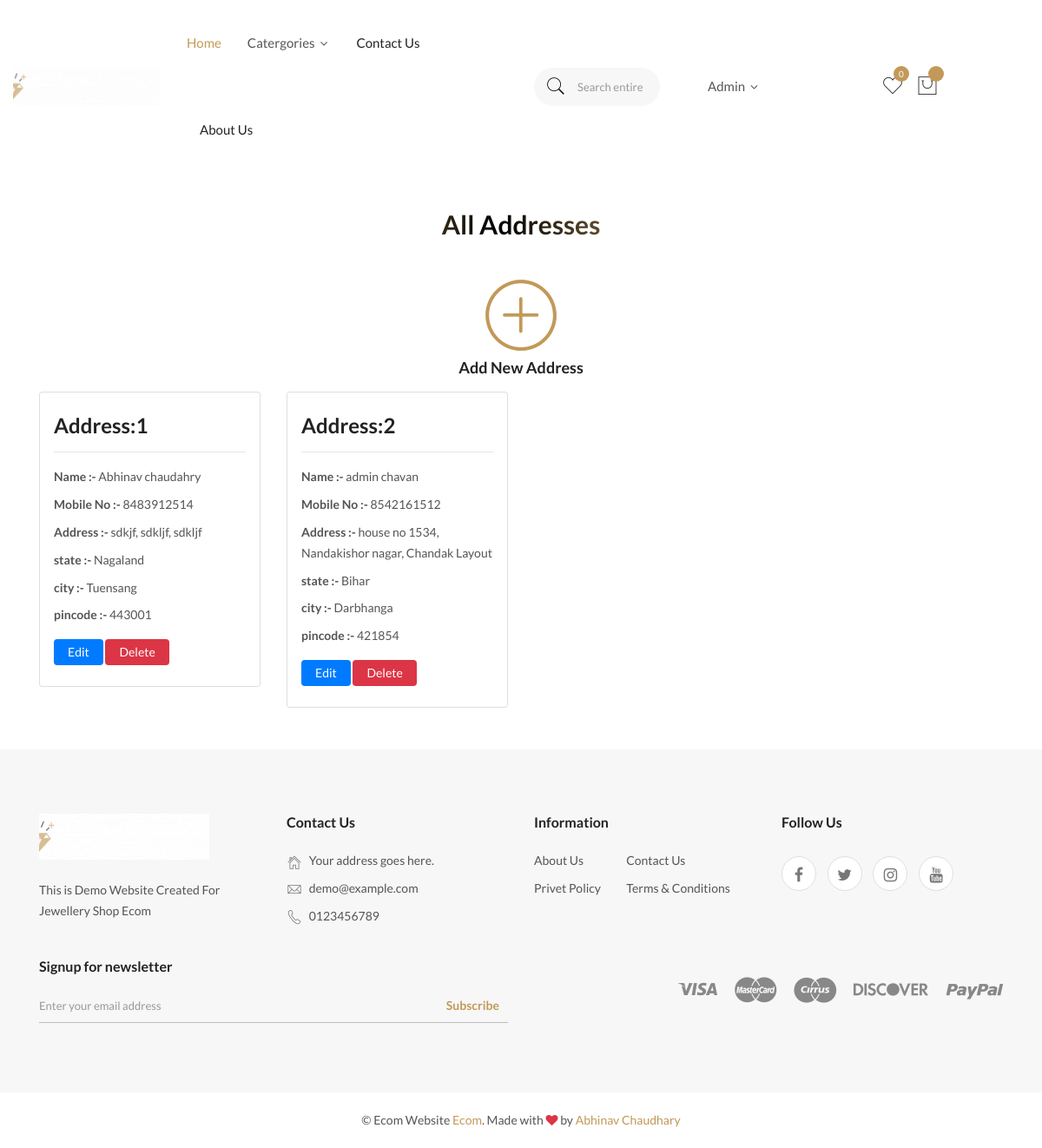
The page /address/ (signed in) on the database its author committed.
### app/models.py (models this page shows)
class Addresses(models.Model):
    user = models.ForeignKey(User,on_delete=models.CASCADE,null=True,blank=True)
    first_name = models.CharField(max_length=100,null=True,blank=True)
    last_name = models.CharField(max_length=100,null=True,blank=True)
    houseNo = models.CharField(max_length=200,null=True,blank=True)
    area = models.CharField(max_length=200,null=True,blank=True)
    landmark = models.CharField(max_length=200,null=True,blank=True)
    mobileNo = models.CharField(max_length=120,null=True,blank=True)
    city = models.CharField(max_length=100)
    state = models.CharField(max_length=100)
    pin = models.CharField(max_length=100)
    date = models.DateField(auto_created=True)

### app/views.py (the view)
# urls.py: path('address/',views.address,name="address"),
@login_required
def address(request):
    user = request.user
    adr = Addresses.objects.filter(user=user)
    return render(request, 'Address/address.html',{'adr':adr})

### app/templates/Address/address.html
{% extends 'base.html' %}
{% load static %}
{% block mainbody %}
<main>
    <div class="my-5">
        <div class="container">
            <div class="member-area-from-wrap">
                <div class="row">
                    <div class="col-lg-6 mx-auto">
                            <div class="section-title text-center">
                                <h2 class="title">All Addresses</h2>
                            </div>
                    </div>
                </div>
                    <div class="row">
                        <div class="col-lg-12 ">
                            <a href="{% url 'newAddress' %}">
                                <div class="text-center mb-3">
                                <img src="{% static 'assets/img/addbtn.png' %}" alt="img" height="100px" class="bounce"  >
                              <h5 class="mb-3">Add New Address</h5>
                            </div>
                            </a>
                        </div>
                    </div>
                    <div class="row">
                        {% for i in adr %}
                        <div class="col-lg-3">
                            <div class="card py-4 ">
                                <div class="mx-3">
                                    <h3><strong>Address:</strong>{{forloop.counter}}</h3>
                                    <hr>
                                    <p><strong>Name :- </strong> {{i.first_name}} {{i.last_name}}</p>
                                    <p><strong>Mobile No :- </strong> {{i.mobileNo}}</p>
                                    <p><strong>Address :- </strong>{{i.houseNo}}, {{i.area}}, {{i.landmark}}</p>
                                    <p><strong>state :- </strong> {{i.state}}</p>
                                    <p><strong>city :- </strong> {{i.city}}</p>
                                    <p><strong>pincode :- </strong> {{i.pin}}</p>
                                    <div class="mt-3">
                                        <a href="{% url 'adr_edit' i.id %}" class="btn btn-primary py-2 px-3 bg-primary text-white">Edit</a>
                                        <a href="" class="btn btn-danger py-2 px-3 bg-danger text-white">Delete</a>
                                    </div>
                                </div>
                            </div>
                        </div>
                        {% endfor %}
                    </div>
            </div>
        </div>
    </div>
</main>
{% endblock mainbody %}

### app/templates/base.html (shortened to what this page needs)
{% load static %}
<!doctype html>
<html  lang="en">
<head>
    <link rel="stylesheet" href="{% static 'assets/css/vendor/bootstrap.min.css' %}">
    <link rel="stylesheet" href="{% static 'assets/css/vendor/pe-icon-7-stroke.css' %}">
    <link rel="stylesheet" href="{% static 'assets/css/vendor/font-awesome.min.css' %}">
    <link rel="stylesheet" href="{% static 'assets/css/plugins/slick.min.css' %}">
    <link rel="stylesheet" href="{% static 'assets/css/plugins/animate.css' %}">
    <link rel="stylesheet" href="{% static 'assets/css/plugins/nice-select.css' %}">
    <link rel="stylesheet" href="{% static 'assets/css/plugins/jqueryui.min.css' %}">
    <link rel="stylesheet" href="{% static 'assets/css/style.css' %}">
</head>
<body>
    <header class="header-area header-wide">
        <div class="main-header d-none d-lg-block">
            <div class="header-main-area sticky">
                <div class="container">
                    <div class="row align-items-center position-relative">
                        <div class="col-lg-2">
                            <div class="logo">
                                <a href="{% url 'homepage' %}">
                                    <img src="{% static 'assets/img/logo/logo1.gif' %}" alt="Brand Logo">
                                </a>
                            </div>
                        </div>
                        <div class="col-lg-4 position-static">
                            <div class="main-menu-area">
                                <div class="main-menu">
                                    <nav class="desktop-menu">
                                        <ul>
                                            <li class="active"><a href="{% url 'homepage' %}">Home </a>
                                            </li>
                                            <li><a >Catergories <i class="fa fa-angle-down"></i></a>
                                            </li>
                                            <li><a href="{% url 'contact' %}">Contact us</a></li>
                                            <li><a href="{% url 'aboutus' %}">About us</a></li>
                                        </ul>
                                    </nav>
                                </div>
                            </div>
                        </div>
                        <div class="col-lg-2 position-static">
                            <div class="main-menu-area">
                                <div class="main-menu">
                                    <div class="header-search-container ">
                                    <form class="header-search-box d-lg-none d-xl-block animated jackInTheBox">
                                        <input type="text" placeholder="Search entire store hire"
                                            class="header-search-field">
                                        <button class="header-search-btn"><i class="pe-7s-search"></i></button>
                                    </form>
                                </div>
                                </div>
                            </div>
                        </div>
                        <div class="col-lg-2 position-static mx-auto">
                            <div class="main-menu-area">
                                <div class="main-menu">
                                    <nav class="desktop-menu">
                                        <ul class="">
                                                 {% if request.user.is_authenticated %}
                                        <li class="user-hover ">
                                            <a  class="">{{request.user}}
                                                <i class="fa fa-angle-down"></i>
                                            </a>
                                        </li>
                                        {% else %}
                                        <li><a href="{% url 'login' %}">login</a></li>
                                        <li><a href="{% url 'register' %}">register</a></li>
                                        {% endif %}
                                        </ul>
                                    </nav>
                                </div>
                            </div>
                        </div>
                        <div class="col-lg-2">
                            <div
                                class="header-right d-flex align-items-center justify-content-xl-between justify-content-lg-end">
                                <div class="header-configure-area ">
                                    <ul class="nav justify-content-end  ">
                                        {% if request.user.is_authenticated %}
                                        <li>
                                            <a href="wishlist.html">
                                                <i class="pe-7s-like"></i>
                                                <div class="notification">0</div>
                                            </a>
                                        </li>
                                        <li>
                                            <a href="{% url 'cart' %}" class="minicart-btn">
                                                <i class="pe-7s-shopbag"></i>
                                                <div class="notification" id="cartvalue"></div>
                                            </a>
                                        </li>{% endif %}
                                    </ul>
                                </div>
                            </div>
                        </div>
                    </div>
                </div>
            </div>
        </div>
    </header>
    {% block mainbody %}{% endblock mainbody %}
    <footer class="footer-widget-area">
        <div class="footer-top section-padding">
            <div class="container">
                <div class="row">
                    <div class="col-lg-3 col-md-6">
                        <div class="widget-item">
                            <div class="widget-title">
                                <div class="widget-logo">
                                    <a href="{% url 'homepage' %}">
                                        <img src="{% static 'assets/img/logo/logo1.gif' %}" alt="brand logo">
                                    </a>
                                </div>
                            </div>
                            <div class="widget-body">
                                <p>This is Demo Website Created For Jewellery Shop Ecom  </p>
                            </div>
                        </div>
                    </div>
                    <div class="col-lg-3 col-md-6">
                        <div class="widget-item">
                            <h6 class="widget-title">Contact Us</h6>
                            <div class="widget-body">
                                <address class="contact-block">
                                    <ul>
                                        <li><i class="pe-7s-home"></i> Your address goes here.</li>
                                        <li><i class="pe-7s-mail"></i> <a
                                                href="mailto:demo@plazathemes.com">demo@example.com </a></li>
                                        <li><i class="pe-7s-call"></i> <a href="tel:0123456789">0123456789</a>
                                        </li>
                                    </ul>
                                </address>
                            </div>
                        </div>
                    </div>
                    <div class="col-lg-3 col-md-6">
                        <div class="widget-item">
                            <h6 class="widget-title">Information</h6>
                            <div class="widget-body">
                                <ul class="info-list">
                                    <li><a href="{% url 'aboutus' %}">about us</a></li>
                                    <li><a href="{% url 'contact' %}">Contact Us</a></li>
                                    <li><a href="#">privet policy</a></li>
                                    <li><a href="#">Terms & Conditions</a></li>
                                </ul>
                            </div>
                        </div>
                    </div>
                    <div class="col-lg-3 col-md-6">
                        <div class="widget-item">
                            <h6 class="widget-title">Follow Us</h6>
                            <div class="widget-body social-link">
                                <a href="#"><i class="fa fa-facebook"></i></a>
                                <a href="#"><i class="fa fa-twitter"></i></a>
                                <a href="#"><i class="fa fa-instagram"></i></a>
                                <a href="#"><i class="fa fa-youtube"></i></a>
                            </div>
                        </div>
                    </div>
                </div>
                <div class="row align-items-center mt-20">
                    <div class="col-md-6">
                        <div class="newsletter-wrapper">
                            <h6 class="widget-title-text">Signup for newsletter</h6>
                            <form class="newsletter-inner" id="mc-form">
                                <input type="email" class="news-field" id="mc-email" autocomplete="off"
                                    placeholder="Enter your email address">
                                <button class="news-btn" id="mc-submit">Subscribe</button>
                            </form>
                        </div>
                    </div>
                    <div class="col-md-6">
                        <div class="footer-payment">
                            <img src="{% static 'assets/img/payment.png' %}" alt="payment method">
                        </div>
                    </div>
                </div>
            </div>
        </div>
        <div class="footer-bottom">
            <div class="container">
                <div class="row">
                    <div class="col-12">
                        <div class="copyright-text text-center">
                            <p class="copyright-text">&copy; Ecom Website <a href="index.html">Ecom</a>. Made with <i
                                    class="fa fa-heart text-danger"></i> by <a class="" href=""
                                    target="_blank">Abhinav Chaudhary</a> </p>
                        </div>
                    </div>
                </div>
            </div>
        </div>
    </footer>
</body>
</html>

### rows shown on the page
Addresses: first_name "Abhinav", last_name "chaudahry", mobileNo "8483912514", houseNo "sdkjf", area "sdkljf", landmark "sdkljf", state "Nagaland", city "Tuensang", pin "443001"
Addresses: first_name "admin", last_name "chavan", mobileNo "8542161512", houseNo "house no 1534", area "Nandakishor nagar", landmark "Chandak Layout", state "Bihar", city "Darbhanga", pin "421854"

### other values the page prints
{{ request.user }} "Admin"
